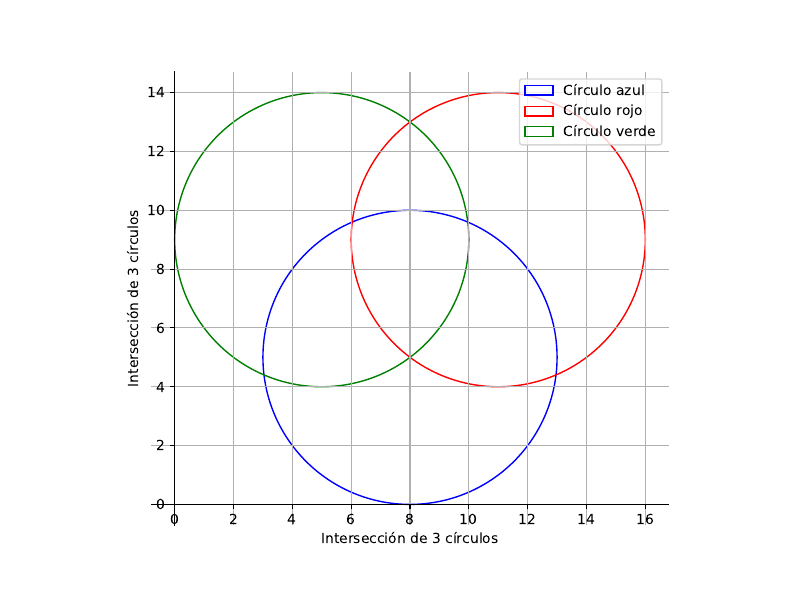

Generate this figure with Python:
# -*- coding: utf-8 -*-
"""Crear y mostrar unos círculos con matplotlib."""

import matplotlib.pyplot as plt

# Configurar el tamaño del lienzo
plt.figure(num=None, figsize=(8, 6))
# Crear círculos
circle1 = plt.Circle((8, 5), radius=5, color='blue', fill=False, label='Círculo azul')
circle2 = plt.Circle((11, 9), radius=5, color='red', fill=False, label='Círculo rojo')
circle3 = plt.Circle((5, 9), radius=5, color='green', fill=False, label='Círculo verde')
# Añadir los círculos al lienzo
ax = plt.gca()
ax.add_patch(circle1)
ax.add_patch(circle2)
ax.add_patch(circle3)
ax.legend()
# Configurar el plano cartesiano
ax.spines['top'].set_color('none')
ax.spines['bottom'].set_position('zero')
ax.spines['left'].set_position('zero')
ax.spines['right'].set_color('none')
# Configurar el lienzo
plt.grid()
plt.axis('scaled')
plt.xlabel('Intersección de 3 círculos')
plt.ylabel('Intersección de 3 círculos')
# Guardar y mostrar el lienzo
plt.savefig('circles.png')
plt.savefig('circles.pdf')
plt.show()
